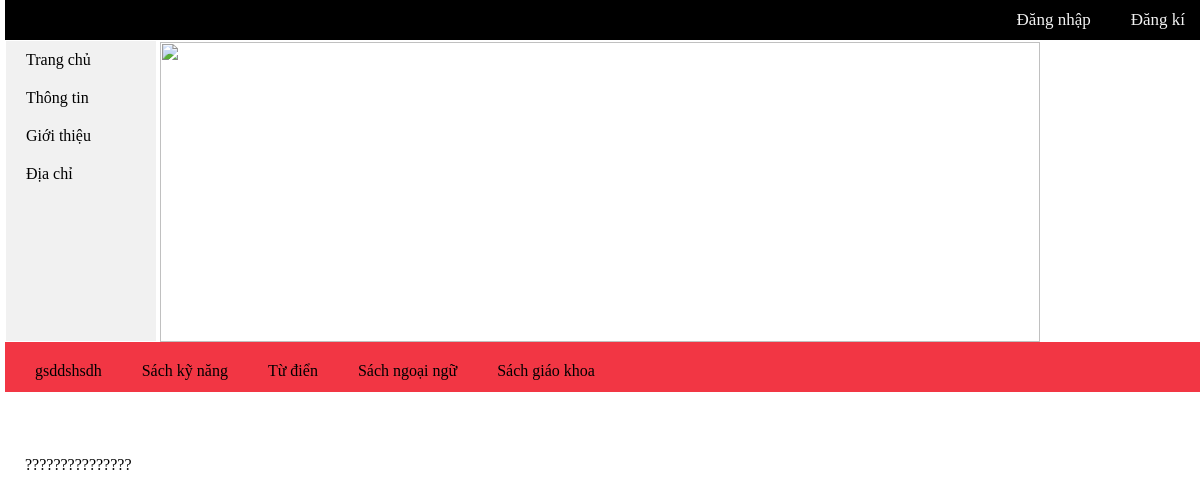
The app's page /cart.php with its own data.
### tables this page shows
CREATE TABLE IF NOT EXISTS `theloai` (
  `id_theloai` varchar(30) NOT NULL,
  `tentheloai` varchar(50) NOT NULL,
  PRIMARY KEY (`id_theloai`)
);

### cart.php (the view, shortened to what this page needs)
<html>
<head>
<link rel="stylesheet" href="css/styles.css">
</head>
<body onload="newjv()">
<?php
	 include("admin/include/include.php");
?>
<div class="topmn">
<?php
if(isset($_SESSION['username']))
{
	echo "<a href='admin/index.php'>".$_SESSION['username']."</a>";
	echo "<a href='logout.php'>Thoát</a>";
	echo "<a href=''>Giỏ hàng</a>";
}
else
{
	echo "<a href='dangky.html'>Đăng kí</a>";
	echo "<a href='dangnhap.html'>Đăng nhập</a>";
}
?>
</div>
	<div class ="leftmn">
		<ul>
		<li><a href="http://localhost/sach">Trang chủ</a></li>
		<li><a href="http://localhost/sach">Thông tin</a></li>
		<li><a href="http://localhost/sach">Giới thiệu</a></li>
		<li><a href="http://localhost/sach">Địa chỉ</a></li>
		</ul>
	</div>
	<div class="bgimg">
		<img class="imgs" src="admin\img\books\book3.jpg" style ="width:100%; height:300px"></img>
	</div>
<div class="mainmnb">
		<ul class="ulmainmnb">
		<?php
		$menu = "select * from theloai";
		mysqli_query($mysqli,"SET character_set_results=utf8");
		$r = $mysqli->query($menu);
		if($r->num_rows >0)
			while($row = $r->fetch_assoc())
			{
				$itl = $row['id_theloai'];
				echo "<li>";
				echo "<a href ='menu.php?id=$itl'>".$row['tentheloai']."</a>";
				echo "</li>";
			}
	else echo "0 results";
		?>
		</ul>
</div>
<div class="content">
<br><br><br>
<?php
if(isset($_SESSION['cart']))
{
if($_SESSION['cart']!= "")
{
	$ids = array();
	foreach($_SESSION['cart'] as $id=>$value)
		array_push($ids, $id);
	echo "<table style='padding : 20px 150px' border='1' bordercolor='green'><tr><th>Tên sách</th><th>Số lượng</th><th>Đơn giá</th>";
	foreach($ids as $id=>$value)
	{
		$sql = "select books.id,tensach,tacgia.tenTG,nxb.tenNXB,gia,theloai.tentheloai,hinhanh from books,tacgia,theloai,nxb where id ='$value' and books.tacgia = tacgia.id_tacgia and books.theloai = theloai.id_theloai and books.nxb = nxb.id_nxb";
		mysqli_query($mysqli,"SET character_set_results=utf8");
		$result = $mysqli->query($sql);
	if($result->num_rows >0)
		while($row = $result->fetch_assoc())
			{
				echo "<tr><td>".$row['tensach']."</td><td><form action='check.php' method ='POST'><input type='text' name ='slg' value='1' size='1' pattern = '[1-9]' required ></td><td>".$row['gia']."</td>";
			}
	}
	echo "</tr></table><input type='submit' name='submit' value='Xác nhận'></form>";
}
}
else
	echo "???????????????";
?>
</div>
</body>
</html>

### css/styles.css (style rules this page uses)
.topmn { background-color: #000; position: fixed; top: 0; width: 100%; float:left; }
.topmn a { float: right; display: block; color: #f2f2f2; text-align: center; padding: 10px 20px; text-decoration: none; font-size: 17px; }
body { margin: 5; }
ul { list-style-type: none; margin: 0; padding: 0; width: 150; background-color: #f1f1f1; overflow: auto; height: 300px; float:left; }
li a { display: block; color: #000; padding: 10px 20px; text-decoration: none; }
.leftmn { margin-top:40px; padding:1px 1px; }
.bgimg { padding : 0px 155px; }
.ulmainmnb { background-color: #f23644; width: 100%; height: 30px; text-align: center; display: flex; flex-flow: row wrap; padding: 10px 10px; }
.content { float:left; padding : 10px 20px; }

### records on screen
theloai: tentheloai "gsddshsdh"
theloai: tentheloai "Sách kỹ năng"
theloai: tentheloai "Từ điển"
theloai: tentheloai "Sách ngoại ngữ"
theloai: tentheloai "Sách giáo khoa"
